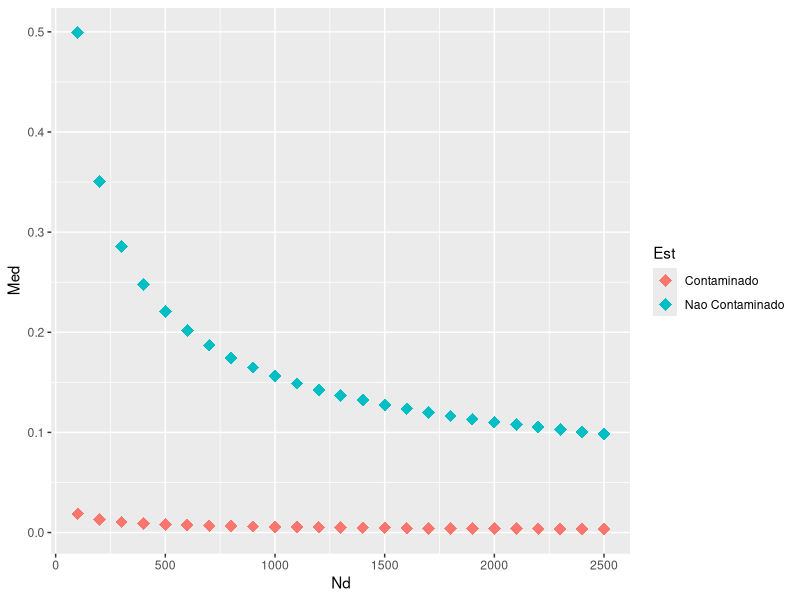

Generate this figure with R:
library(ggplot2)

set.seed(735)
m <- 900
a <- qnorm(0.99,mean=0,sd=1)
Meds <- data.frame()
amp <- data.frame() 
amp_c <- data.frame()
dados <- data.frame()

for (n in seq(from = 100,to = 2500,by = 100)) {
  dados <- replicate(m,rexp(n,1.06))
  dados_c <- data.frame(dados)
  cont <- replicate(m,rexp(n*0.25,0.01))
  dados_c[seq(1, n*0.25), seq(1,m)] <- cont
  amp <- c()
  amp_c <- c()
  for (i in seq(1,m)) {
    amp <- c(amp, (2/ mean(dados[,i])) * (a/sqrt(n)))
    amp_c <- c(amp_c,(2/mean(dados_c[,i]))* (a/sqrt(n)))
  }
  Meds <- rbind(Meds,list(n,mean(amp),'Nao Contaminado'))
  Meds <- rbind(Meds,list(n,mean(amp_c),'Contaminado'))
}

colnames(Meds) <- c('Nd','Med','Est')

ggplot(Meds,aes(x=Nd,y=Med,color=Est)) +
  geom_point(shape=18,size = 4)

